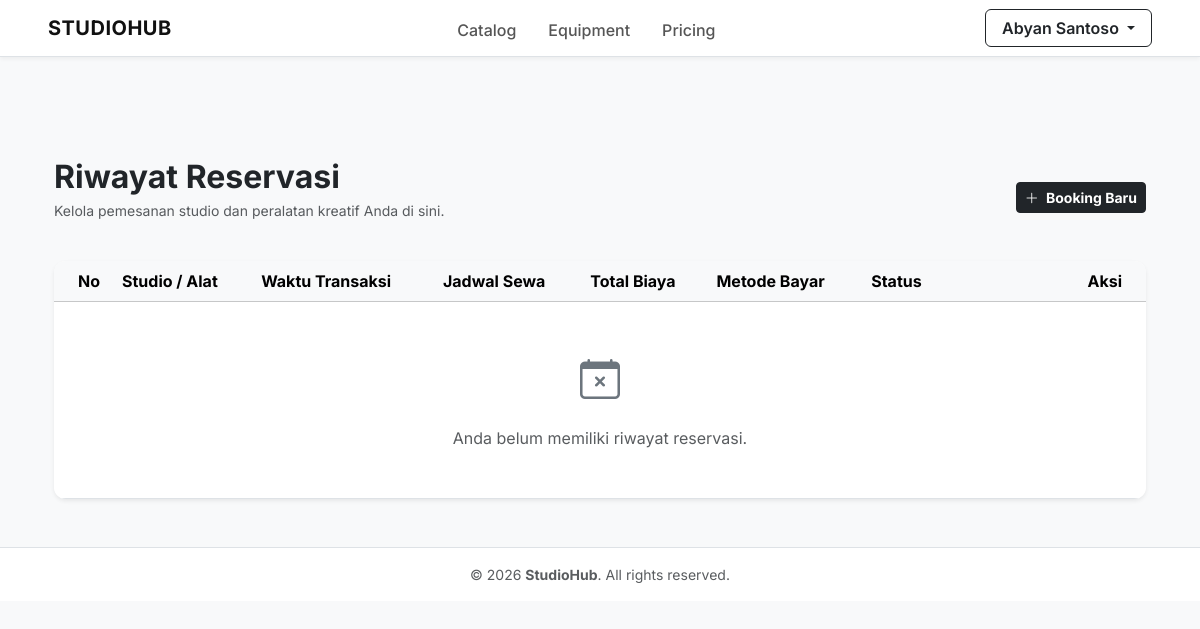
Page /modules/reservasi/riwayat.php (signed in) on the earlier database version.
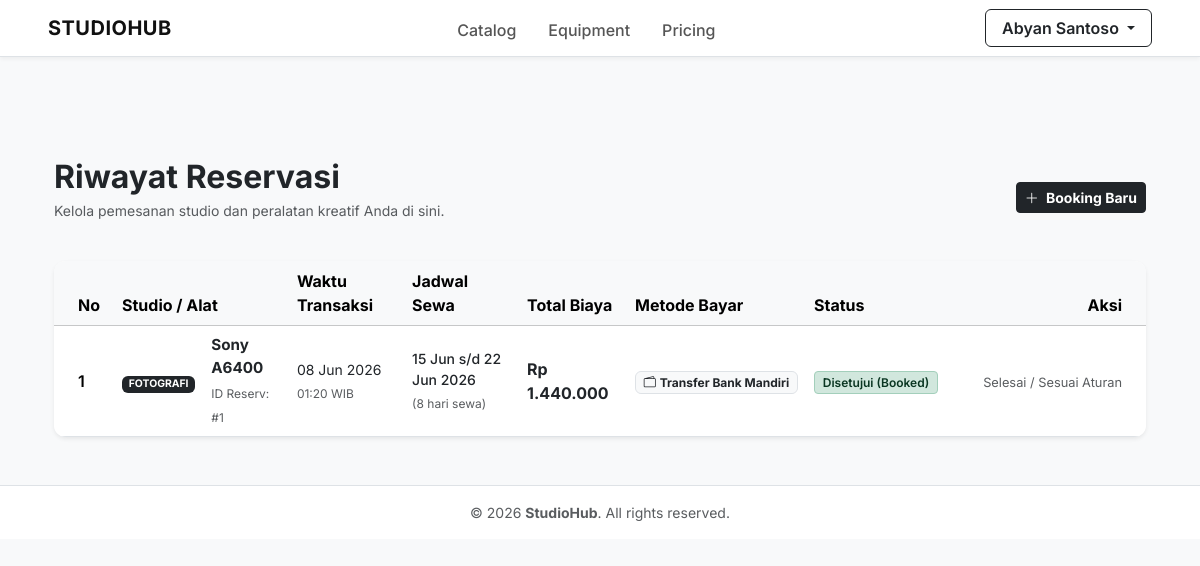
Same page on the later database version.
### tables this page shows
CREATE TABLE IF NOT EXISTS `reservasi` (
  `id_reserv` int(11) NOT NULL,
  `id_user` int(11) DEFAULT NULL,
  `tgl_reserv` datetime NOT NULL,
  `tgl_mulai` date NOT NULL,
  `tgl_selesai` date NOT NULL,
  `status_reserv` varchar(50) DEFAULT 'Pending',
  `harga_total` decimal(10,2) DEFAULT NULL,
  `metode_pembayaran` varchar(50) DEFAULT NULL
);

CREATE TABLE IF NOT EXISTS `kategori` (
  `id_kategori` int(11) NOT NULL,
  `nama_kategori` varchar(100) NOT NULL,
  `desc_kategori` text DEFAULT NULL
);

CREATE TABLE IF NOT EXISTS `alat_media` (
  `id_alat` int(11) NOT NULL,
  `nama_alat` varchar(100) NOT NULL,
  `desc_alat` text DEFAULT NULL,
  `id_kategori` int(11) DEFAULT NULL,
  `harga` decimal(10,2) NOT NULL,
  `stok` int(11) NOT NULL,
  `kondisi_alat` varchar(100) DEFAULT NULL,
  `foto_alat` varchar(255) DEFAULT NULL,
  `status_ketersediaan` varchar(50) DEFAULT NULL
);

### modules/reservasi/riwayat.php (the view, shortened to what the changed rows need)
<?php
include '../../includes/header.php';
$stmt = $pdo->prepare("SELECT r.*, dr.id_alat, am.nama_alat, am.foto_alat, k.nama_kategori
                       FROM reservasi r
                       LEFT JOIN detail_reservasi dr ON r.id_reserv = dr.id_reserv
                       LEFT JOIN alat_media am ON dr.id_alat = am.id_alat
                       LEFT JOIN kategori k ON am.id_kategori = k.id_kategori
                       WHERE r.id_user = :id_user
                       ORDER BY r.tgl_reserv DESC");
$stmt->execute(['id_user' => $_SESSION['user_id']]);
$bookings = $stmt->fetchAll(PDO::FETCH_ASSOC);
?>
<div class="container my-5" style="padding-top: 40px;">
    <div class="d-flex justify-content-between align-items-center mb-4">
        <div>
            <h2 class="fw-bold text-dark mb-1">Riwayat Reservasi</h2>
        </div>
    </div>
    <div class="card border-0 shadow-sm bg-white overflow-hidden" style="border-radius: 12px;">
        <div class="table-responsive">
            <table class="table align-middle table-hover mb-0">
                <thead class="table-light">
                    <tr>
                        <th class="ps-4" style="width: 60px;">No</th>
                        <th>Studio / Alat</th>
                        <th>Waktu Transaksi</th>
                        <th>Jadwal Sewa</th>
                        <th>Total Biaya</th>
                        <th>Metode Bayar</th>
                        <th>Status</th>
                        <th class="text-end pe-4" style="width: 200px;">Aksi</th>
                    </tr>
                </thead>
                <tbody>
                    <?php if (empty($bookings)): ?>
                        <tr>
                            <td colspan="8" class="text-center py-5 text-muted">
                                <i class="bi bi-calendar-x fs-1 d-block mb-3 text-secondary"></i>
                                Anda belum memiliki riwayat reservasi.
                            </td>
                        </tr>
                    <?php else:
                        $no = 1;
                        foreach ($bookings as $r):
                            $status = $r['status_reserv'];
                            $badge_class = 'bg-secondary';
                            $status_text = htmlspecialchars($status);
                            if ($status === 'Pending') {
                                $badge_class = 'bg-warning-subtle text-warning-emphasis border border-warning-subtle';
                                $status_text = 'Pending';
                            } else if ($status === 'Waiting Payment') {
                                $badge_class = 'bg-info-subtle text-info-emphasis border border-info-subtle';
                                $status_text = 'Menunggu Verifikasi';
                            } else if ($status === 'Booked') {
                                $badge_class = 'bg-success-subtle text-success-emphasis border border-success-subtle';
                                $status_text = 'Disetujui (Booked)';
                            } else if ($status === 'Cancelled') {
                                $badge_class = 'bg-danger-subtle text-danger-emphasis border border-danger-subtle';
                                $status_text = 'Dibatalkan';
                            } else if ($status === 'On Going') {
                                $badge_class = 'bg-primary-subtle text-primary-emphasis border border-primary-subtle';
                                $status_text = 'Sedang Digunakan';
                            } else if ($status === 'Finished') {
                                $badge_class = 'bg-dark-subtle text-dark-emphasis border border-dark-subtle';
                                $status_text = 'Selesai';
                            }
                            $time_created = strtotime($r['tgl_reserv']);
                            $deadline = $time_created + (24 * 60 * 60);
                            $time_left = $deadline - time();
                            $expired = ($time_left <= 0);
                    ?>
                        <tr>
                            <td class="ps-4 fw-semibold"><?= $no++ ?></td>
                            <td>
                                <div class="d-flex align-items-center">
                                    <div class="me-3">
                                        <span class="badge bg-dark text-uppercase" style="font-size: 0.65rem;">
                                            <?= htmlspecialchars($r['nama_kategori'] ?? 'Studio') ?>
                                        </span>
                                    </div>
                                    <div>
                                        <span class="fw-bold text-dark d-block" style="font-size: 0.95rem;">
                                            <?= htmlspecialchars($r['nama_alat'] ?? 'Paket Sesi') ?>
                                        </span>
                                        <small class="text-muted" style="font-size: 0.75rem;">ID Reserv: #<?= $r['id_reserv'] ?></small>
                                    </div>
                                </div>
                            </td>
                            <td>
                                <small class="text-dark d-block"><?= date('d M Y', strtotime($r['tgl_reserv'])) ?></small>
                                <small class="text-muted" style="font-size: 0.75rem;"><?= date('H:i', strtotime($r['tgl_reserv'])) ?> WIB</small>
                            </td>
                            <td>
                                <?php if ($r['tgl_mulai'] === $r['tgl_selesai']): ?>
                                    <small class="fw-medium text-dark d-block"><?= date('d M Y', strtotime($r['tgl_mulai'])) ?></small>
                                    <small class="text-muted" style="font-size: 0.75rem;">Sesi Harian / Sesi Khusus</small>
                                <?php else: ?>
                                    <small class="fw-medium text-dark d-block">
                                        <?= date('d M', strtotime($r['tgl_mulai'])) ?> s/d <?= date('d M Y', strtotime($r['tgl_selesai'])) ?>
                                    </small>
                                    <small class="text-muted" style="font-size: 0.75rem;">
                                        (<?= ceil((strtotime($r['tgl_selesai']) - strtotime($r['tgl_mulai'])) / (60 * 60 * 24)) + 1 ?> hari sewa)
                                    </small>
                                <?php endif; ?>
                            </td>
                            <td class="fw-bold text-dark">
                                Rp <?= number_format($r['harga_total'], 0, ',', '.') ?>
                            </td>
                            <td>
                                <span class="badge bg-light text-dark border small">
                                    <i class="bi bi-wallet2 me-1"></i><?= htmlspecialchars($r['metode_pembayaran'] ?? 'Transfer') ?>
                                </span>
                            </td>
                            <td>
                                <span class="badge <?= $badge_class ?> px-2.5 py-1.5 fw-semibold" style="font-size: 0.75rem; border-radius: 4px;">
                                    <?= $status_text ?>
                                </span>
                            </td>
                            <td class="text-end pe-4">
                                <?php if ($status === 'Pending' && !$expired):
                                    $hours = floor($time_left / 3600);
                                    $minutes = floor(($time_left % 3600) / 60);
                                ?>
                                    <a href="<?= BASE_URL ?>modules/pembayaran/upload_bukti.php?id_reserv=<?= $r['id_reserv'] ?>" class="btn btn-sm btn-dark fw-bold px-3 shadow-sm mb-1" style="font-size: 0.8rem; border-radius: 6px;">
                                        <i class="bi bi-upload me-1"></i> Upload Bukti
                                    </a>
                                    <small class="text-danger d-block text-end fw-semibold" style="font-size: 0.7rem;">
                                        <i class="bi bi-clock me-0.5"></i> Sisa waktu: <?= $hours ?>j <?= $minutes ?>m
                                    </small>
                                <?php elseif ($status === 'Pending' && $expired): ?>
                                    <span class="text-muted small fw-medium" style="font-size: 0.8rem;">Batas Waktu Bayar Habis</span>
                                <?php elseif ($status === 'Waiting Payment'): ?>
                                    <span class="text-muted small fw-medium" style="font-size: 0.8rem;">Menunggu Verifikasi Admin</span>
                                <?php else: ?>
                                    <span class="text-muted small" style="font-size: 0.8rem;">Selesai / Sesuai Aturan</span>
                                <?php endif; ?>
                            </td>
                        </tr>
                    <?php endforeach; ?>
                    <?php endif; ?>
                </tbody>
            </table>
        </div>
    </div>
</div>
<?php
include '../../includes/footer.php';
?>

Differences in the rows shown:
added reservasi: kategori.nama_kategori "FOTOGRAFI", alat_media.nama_alat "Sony A6400", id_reserv "1", tgl_reserv "08 Jun 2026", tgl_reserv "01:20", tgl_mulai "15 Jun", tgl_selesai "22 Jun 2026", tgl_selesai+tgl_mulai "8", harga_total "1.440.000", metode_pembayaran "Transfer Bank Mandiri", status_reserv "Disetujui (Booked)", shows "Selesai / Sesuai Aturan"
Other differences:
text no longer shown: "Anda belum memiliki riwayat reservasi."
